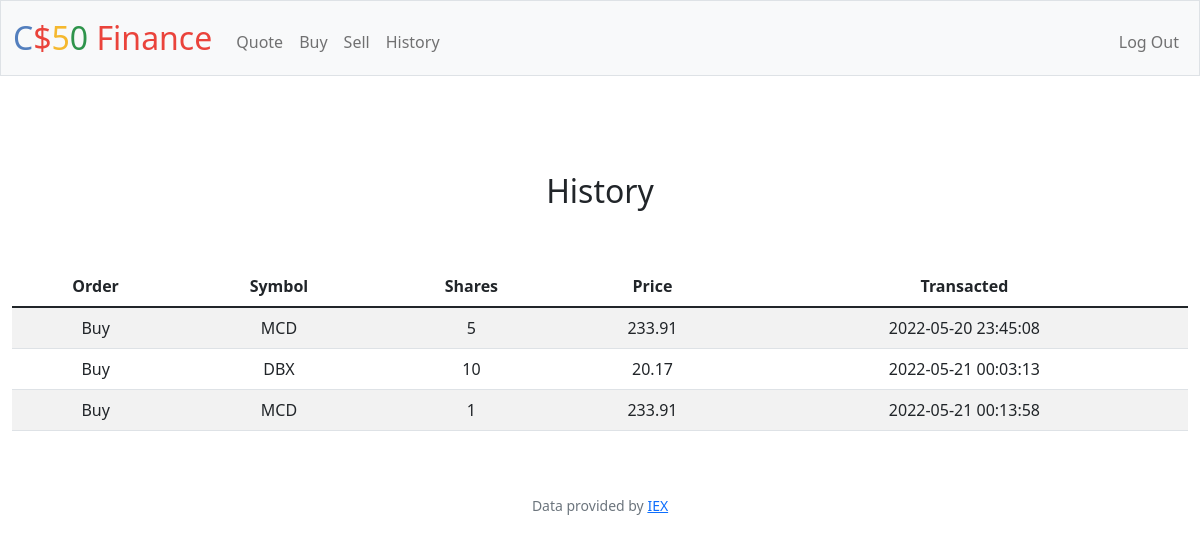
The app's page /history (signed in) with its own data.
### tables this page shows
CREATE TABLE transactions (id INTEGER PRIMARY KEY, time TIMESTAMP DEFAULT CURRENT_TIMESTAMP, ordertype TEXT, stock TEXT, shares NUMERIC, price NUMERIC, user_id INTEGER, symbol TEXT, FOREIGN KEY (user_id) REFERENCES users(id));

### app.py (the view)
@app.route("/history")
@login_required
def history():
    history = db.execute("SELECT ordertype, symbol, shares, price, time FROM transactions WHERE user_id = (?)", session["user_id"])
    return render_template("history.html", history=history)

### app.py (called while the page is built)
@app.after_request
def after_request(response):
    response.headers["Cache-Control"] = "no-cache, no-store, must-revalidate"
    response.headers["Expires"] = 0
    response.headers["Pragma"] = "no-cache"
    return response

### helpers.py (called while the page is built)
def login_required(f):
    @wraps(f)
    def decorated_function(*args, **kwargs):
        if session.get("user_id") is None:
            return redirect("/login")
        return f(*args, **kwargs)
    return decorated_function

### templates/history.html (shortened to what this page needs)
{% extends "layout.html" %}
{% block body %}
    History
{% endblock %}
{% block main %}
    <form action="/history">
        <table class="table table-striped">
            <thead>
                <tr>
                    <th>Order</th>
                    <th>Symbol</th>
                    <th>Shares</th>
                    <th>Price</th>
                    <th>Transacted</th>
                </tr>
            </thead>
            <tbody>
                {% for history in history %}
                <tr>
                    <td>{{ history.ordertype }}</td>
                    <td>{{ history.symbol }}</td>
                    <td>{{ history.shares }}</td>
                    <td>{{ history.price }}</td>
                    <td>{{ history.time }}</td>
                </tr>
                {% endfor %}
            </tbody>
        </table>
    </form>
{% endblock %}

### templates/layout.html (shortened to what this page needs)
<!DOCTYPE html>
<html lang="en">
    <head>
        <link href="https://cdn.jsdelivr.net/npm/bootstrap@5.1.3/dist/css/bootstrap.min.css" rel="stylesheet">
        <link href="/static/styles.css" rel="stylesheet">
    </head>
    <body>
        <nav class="bg-light border navbar navbar-expand-md navbar-light">
            <div class="container-fluid">
                <a class="navbar-brand" href="/"><span class="blue">C</span><span class="red">$</span><span class="yellow">5</span><span class="green">0</span> <span class="red">Finance</span></a>
                <div class="collapse navbar-collapse" id="navbar">
                    {% if session["user_id"] %}
                        <ul class="navbar-nav me-auto mt-2">
                            <li class="nav-item"><a class="nav-link" href="/quote">Quote</a></li>
                            <li class="nav-item"><a class="nav-link" href="/buy">Buy</a></li>
                            <li class="nav-item"><a class="nav-link" href="/sell">Sell</a></li>
                            <li class="nav-item"><a class="nav-link" href="/history">History</a></li>
                        </ul>
                        <ul class="navbar-nav ms-auto mt-2">
                            <li class="nav-item"><a class="nav-link" href="/logout">Log Out</a></li>
                        </ul>
                    {% else %}
                        <ul class="navbar-nav ms-auto mt-2">
                            <li class="nav-item"><a class="nav-link" href="/register">Register</a></li>
                            <li class="nav-item"><a class="nav-link" href="/login">Log In</a></li>
                        </ul>
                    {% endif %}
                </div>
            </div>
        </nav>
        <main class="container-fluid py-5 text-center">
            <div class="py-5">
                <h2>{% block body %}{% endblock %}</h2>
            </div>
            {% block main %}{% endblock %}
        </main>
        <footer class="mb-5 small text-center text-muted">
            Data provided by <a href="https://iexcloud.io/">IEX</a>
        </footer>
    </body>
</html>

### static/styles.css (style rules this page uses)
nav .navbar-brand { font-size: xx-large; }
nav .navbar-brand .blue { color: #537fbe; }
nav .navbar-brand .red { color: #ea433b; }
nav .navbar-brand .yellow { color: #f5b82e; }
nav .navbar-brand .green { color: #2e944b; }

### records on screen
transactions: ordertype "Buy", symbol "MCD", shares "5", price "233.91", time "2022-05-20 23:45:08"
transactions: ordertype "Buy", symbol "DBX", shares "10", price "20.17", time "2022-05-21 00:03:13"
transactions: ordertype "Buy", symbol "MCD", shares "1", price "233.91", time "2022-05-21 00:13:58"
